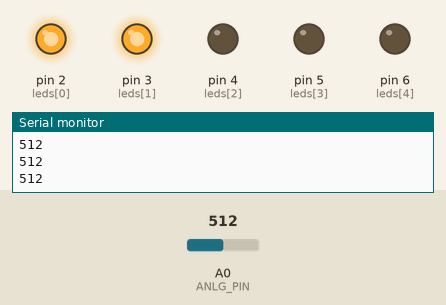
Bench run of a sketch on a simulated Arduino Uno, built with avr-gcc and run on an emulated ATmega328P. Shown: output pins drawn as LEDs (lit = HIGH), the last lines printed to the serial monitor. The test bench sets the inputs (shaded band); at power-on: A0 (ANLG_PIN) = 512.

Above: at 1.3 s.
1.4 s: A0 (ANLG_PIN) set to 474
At 2.0 s:
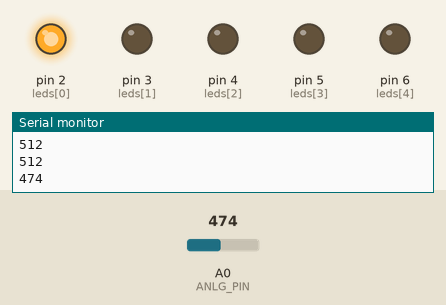
3.0 s: A0 (ANLG_PIN) set to 408
4.5 s: A0 (ANLG_PIN) set to 385
At 5.6 s:
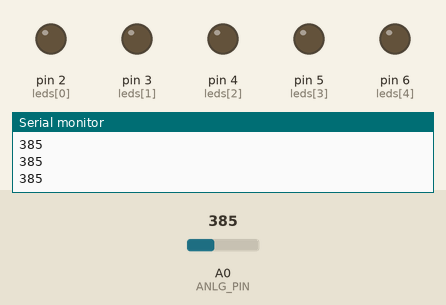
6.0 s: A0 (ANLG_PIN) set to 716
At 6.8 s:
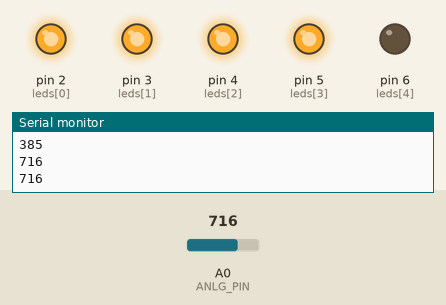
7.5 s: A0 (ANLG_PIN) set to 730
9.0 s: A0 (ANLG_PIN) set to 751
At 10.3 s:
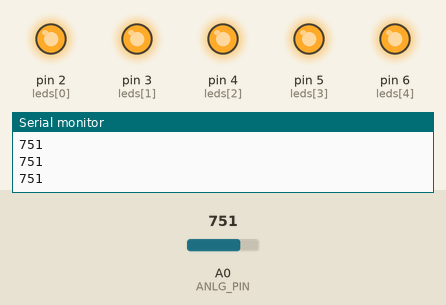
Timing chart, 0 to 11.5 s (numbered marks = the images above; inputs shaded):
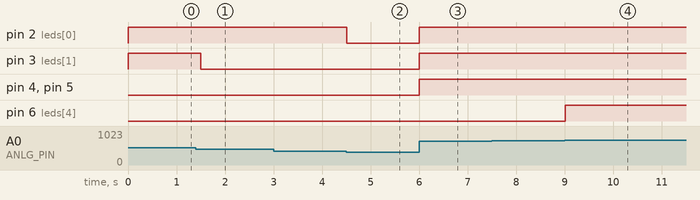

The sketch:

sketch_may31a.ino
```cpp
#define N_ELEMS(x)  (sizeof(x) / sizeof((x)[0]))

const int leds[] = {2, 3, 4, 5, 6, 7, 8};
const int ANLG_PIN=0;

const int MIN_LIGHT = 400;
const int MAX_LIGHT = 1000;

const int PORT=9600;

int step;

void setup() {
  Serial.begin(PORT);
  for (int i = 0; i < N_ELEMS(leds); i++) {
    pinMode(i, OUTPUT);
  }
//    digitalWrite(7, HIGH);
//    digitalWrite(8, HIGH );

  step = (int) (MAX_LIGHT - MIN_LIGHT) / N_ELEMS(leds);
}

void loop() {
  int val = analogRead(ANLG_PIN);
  int ledValue;

  Serial.println(val);
  for (int i = 0; i < N_ELEMS(leds); i++) {
    if (val >= MIN_LIGHT + step * i) {
      ledValue = HIGH;
    } else {
      ledValue = LOW;
    }
    digitalWrite(leds[i], ledValue);
  }

  delay(500);
}
```

Measured:
- the behaviour switches between 485 and 484 on A0 (ANLG_PIN) (found by bisection; images 0 and 1)
- the behaviour switches between 400 and 399 on A0 (ANLG_PIN) (found by bisection; images 1 and 2)
- the behaviour switches between 739 and 740 on A0 (ANLG_PIN) (found by bisection; images 3 and 4)
- after the input at 1.4 s, pin 3 (leds[1]): HIGH → LOW after 0.10 s
- after the input at 4.5 s, pin 2 (leds[0]): HIGH → LOW at once
- after the input at 6.0 s, pin 2 (leds[0]), pin 3 (leds[1]), pin 4 (leds[2]), pin 5 (leds[3]): LOW → HIGH at once
- after the input at 9.0 s, pin 6 (leds[4]): LOW → HIGH at once
